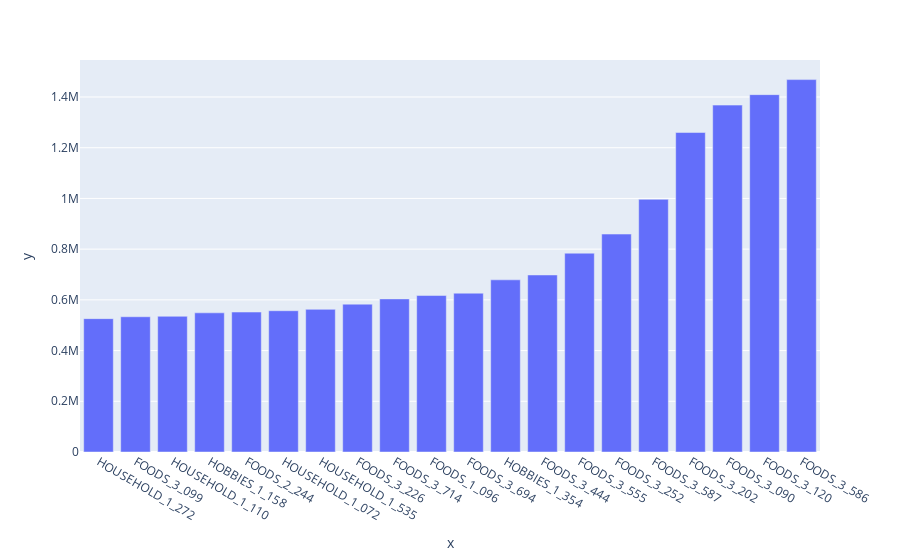

Notebook code cell kept with this figure:
### Code cell
fig_a = px.bar(df_sales_tot_h, x = df_sales_tot_h.index, y = df_sales_tot_h.iloc[:,0])
fig_a.show()

### Figure 1 — Plotly figure (JSON) as saved in the notebook; plotly's stock layout.template omitted (floating-point values rounded to 4 significant figures)
{"data": [{"alignmentgroup": "True", "hovertemplate": "x=%{x}<br>y=%{y}<extra></extra>", "legendgroup": "", "marker": {"color": "#636efa"}, "name": "", "offsetgroup": "", "orientation": "v", "showlegend": false, "textposition": "auto", "type": "bar", "x": ["HOUSEHOLD_1_272", "FOODS_3_099", "HOUSEHOLD_1_110", "HOBBIES_1_158", "FOODS_2_244", "HOUSEHOLD_1_072", "HOUSEHOLD_1_535", "FOODS_3_226", "FOODS_3_714", "FOODS_1_096", "FOODS_3_694", "HOBBIES_1_354", "FOODS_3_444", "FOODS_3_555", "FOODS_3_252", "FOODS_3_587", "FOODS_3_202", "FOODS_3_090", "FOODS_3_120", "FOODS_3_586"], "xaxis": "x", "y": [526000.0, 533400.0, 535100.0, 548800.0, 551900.0, 557200.0, 562500.0, 583100.0, 603800.0, 617100.0, 626300.0, 678900.0, 698100.0, 784000.0, 859500.0, 996400.0, 1260000.0, 1368000.0, 1409000.0, 1469000.0], "yaxis": "y"}], "layout": {"barmode": "relative", "legend": {"tracegroupgap": 0}, "margin": {"t": 60}, "xaxis": {"anchor": "y", "domain": [0, 1], "title": {"text": "x"}}, "yaxis": {"anchor": "x", "domain": [0, 1], "title": {"text": "y"}}}}
